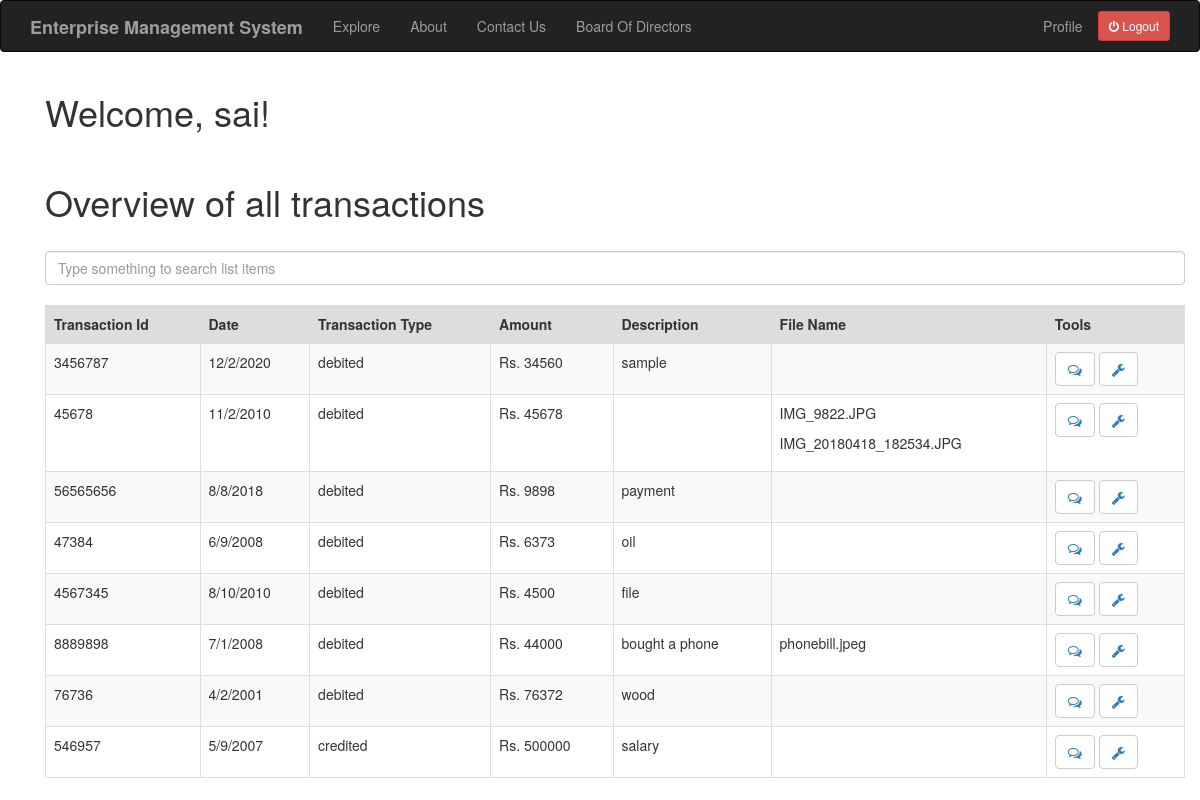
Before: /acc_index (signed in) with the older database file.
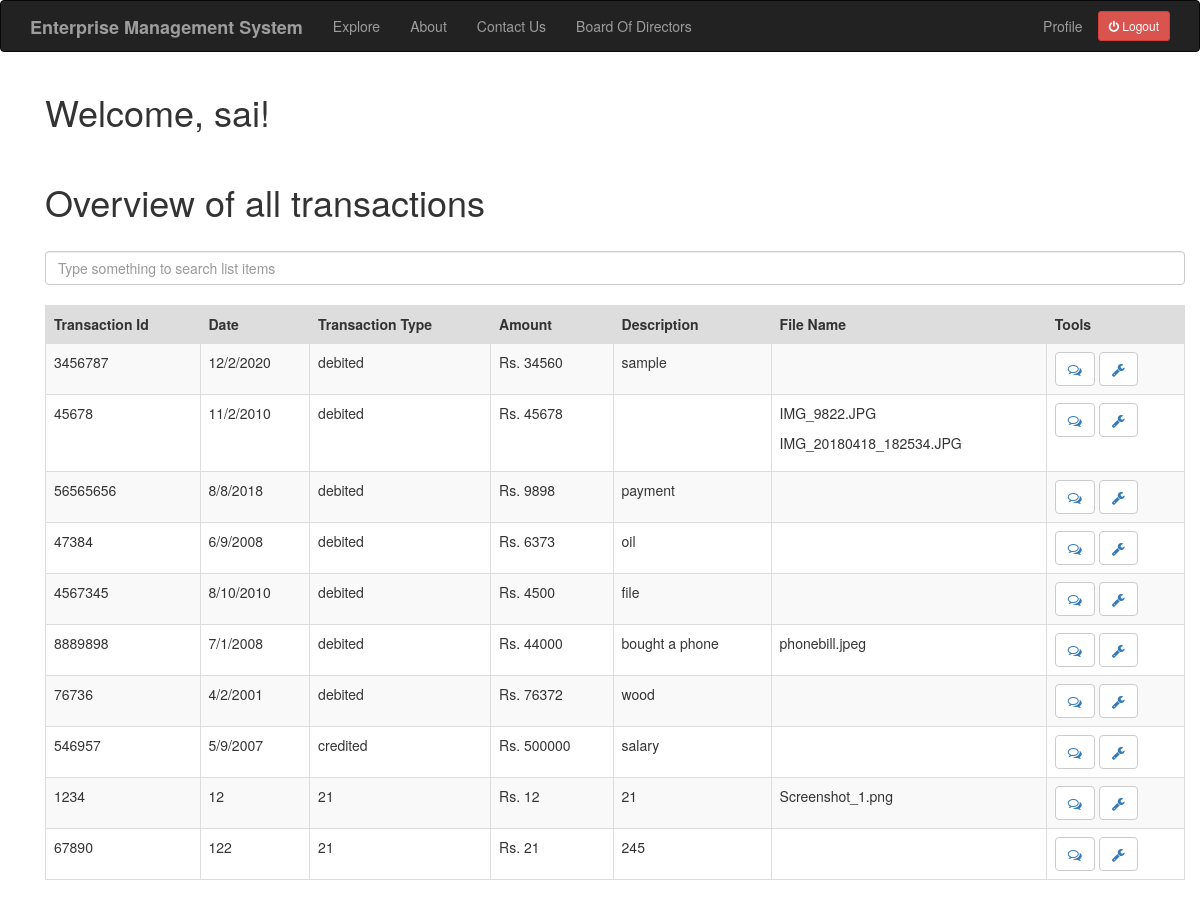
After: the same page with the newer database file.
### app/models.py (models this page shows, shortened)
class Transaction(db.Model):
    id = db.Column(db.Integer,primary_key=True)
    tr_id = db.Column(db.Integer)
    date = db.Column(db.String(64))
    description = db.Column(db.String(140))
    tr_type = db.Column(db.String(64))
    amount = db.Column(db.Integer)
    valid = db.Column(db.Boolean, default=False)
    user_id = db.Column(db.Integer,db.ForeignKey('user.id'))
    comment = db.relationship('Comment',backref='comment_of',lazy='dynamic')
    document = db.relationship('Document',backref='document_of',lazy='dynamic')

class Document(db.Model):
    id = db.Column(db.Integer,primary_key=True)
    filename = db.Column(db.String(140))
    transaction_id = db.Column(db.Integer,db.ForeignKey('transaction.id'))

### app/routes.py (the view)
@app.route('/acc_index')
@login_required
def acc_index():
    link = 3
    transaction = Transaction.query.filter_by(user_id=link)
    document = Document.query.all()
    return render_template("acc_index.html", title='HomePage',transaction=transaction,document=document)

### app/models.py (called while the page is built)
@login.user_loader
def load_user(id):
    return User.query.get(int(id))

### app/routes.py (called while the page is built)
@app.before_request
def before_request():
    if current_user.is_authenticated:
        current_user.last_seen = datetime.utcnow()
        db.session.commit()

### app/templates/acc_index.html (shortened to what this page needs)
{% extends "base.html" %}
{% block app_content %}
<link rel="stylesheet" href="https://cdnjs.cloudflare.com/ajax/libs/font-awesome/4.7.0/css/font-awesome.min.css">
	<div class="container">
		<h1>Welcome, {{ current_user.username }}!</h1>
		<br>
		<h1>Overview of all transactions</h1>
		<br>
		<input class="form-control mb-4" id="tableSearch" type="text" placeholder="Type something to search list items">
        <br>
        <table class="table table-bordered table-striped" id="keywords">
            <thead>
                <tr style="background-color: #dddddd">
                    <th>Transaction Id</th>
                    <th>Date</th>
                    <th>Transaction Type</th>
                    <th>Amount</th>
                    <th>Description</th>
                    <th>File Name</th>
                    <th>Tools</th>
                </tr>
            </thead>
            <tbody id="myTable">
            {% for po in transaction %}
                <tr>
                    <td>{{ po.tr_id }}</td>
                    <td>{{ po.date }}</td>
                    <td>{{ po.tr_type }}</td>
                    <td>Rs. {{ po.amount }}</td>
                    <td>{{ po.description }}</td>
                    <td>
                      {% for d in document%}
                          {% if d.transaction_id == po.id %}
                              <p>{{d.filename}}</p>
                          {% endif %}
                      {% endfor %}
                    </td>
                    <td> <button type="button" class='btn btn-default'><a href="{{ url_for('add_comment', trans_id = po.id) }}"><i class="fa fa-comments-o" aria-hidden="true"></i></a></button>
                    <button type="button" class="btn btn-default"><a href="{{ url_for('update_status', trans_id = po.id)}}"><i class="fa fa-wrench" aria-hidden="true"></i></a></button>
                    </td>
                </tr>
            {% endfor %}
            </tbody>
        </table>
	</div>
{% endblock %}

Changed rows visible on the page:
added Transaction: tr_id "1234", date "12", tr_type "21", amount "12", description "21"
added Document: filename "Screenshot_1.png", shown under "1234"
added Transaction: tr_id "67890", date "122", tr_type "21", amount "21", description "245"
